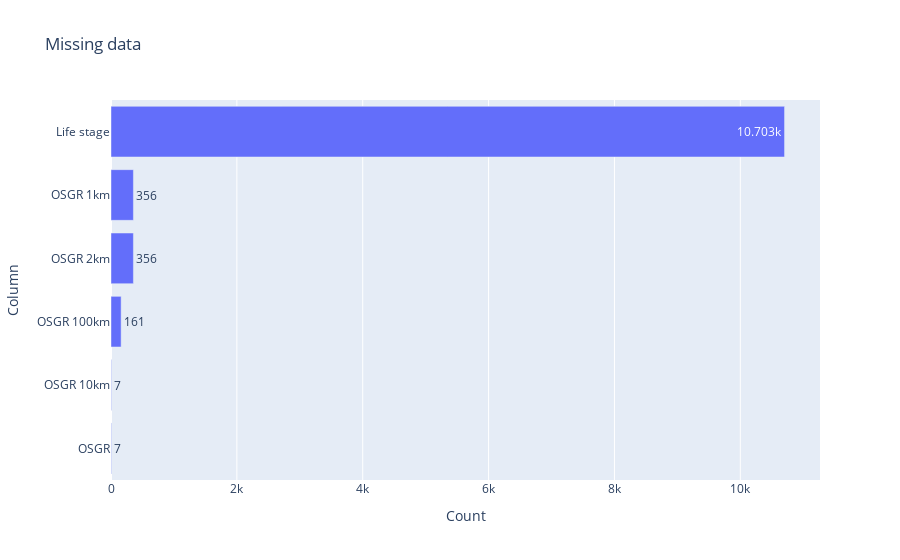

Notebook source saved alongside this figure:
### Code cell
null_plot = dw.isna().sum()
null_plot = null_plot[null_plot > 0]
null_plot = null_plot.sort_values()
px.bar(null_plot, orientation='h',text_auto=True, title='Missing data').update_layout(yaxis_title='Column', xaxis_title='Count', showlegend=False)

### Figure 1 — Plotly figure (JSON) as saved in the notebook; plotly's stock layout.template omitted (floating-point values rounded to 4 significant figures)
{"data": [{"alignmentgroup": "True", "hovertemplate": "variable=0<br>value=%{x}<br>index=%{y}<extra></extra>", "legendgroup": "0", "marker": {"color": "#636efa", "pattern": {"shape": ""}}, "name": "0", "offsetgroup": "0", "orientation": "h", "showlegend": true, "textposition": "auto", "texttemplate": "%{x}", "type": "bar", "x": [7, 7, 161, 356, 356, 10703], "xaxis": "x", "y": ["OSGR", "OSGR 10km", "OSGR 100km", "OSGR 2km", "OSGR 1km", "Life stage"], "yaxis": "y"}], "layout": {"barmode": "relative", "legend": {"title": {"text": "variable"}, "tracegroupgap": 0}, "showlegend": false, "title": {"text": "Missing data"}, "xaxis": {"anchor": "y", "domain": [0, 1], "title": {"text": "Count"}}, "yaxis": {"anchor": "x", "domain": [0, 1], "title": {"text": "Column"}}}}
